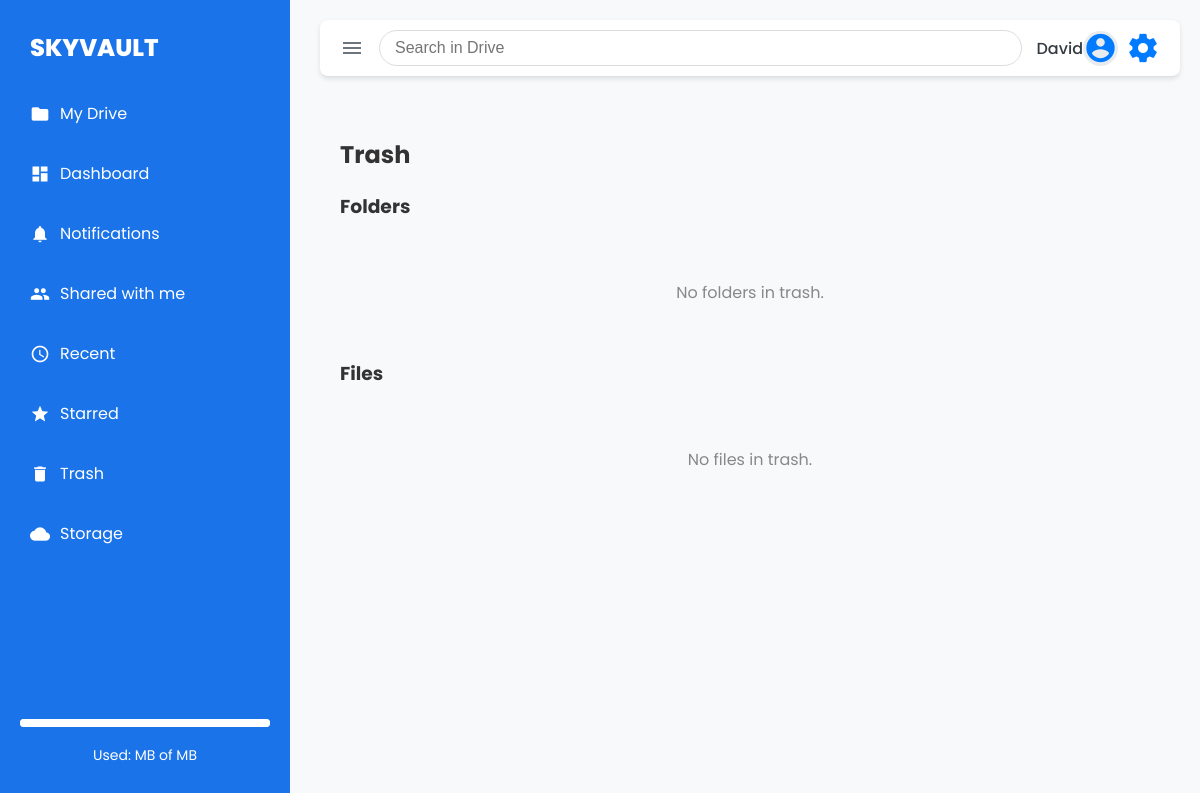
Page /vault/trash/ (signed in) on the earlier database version.
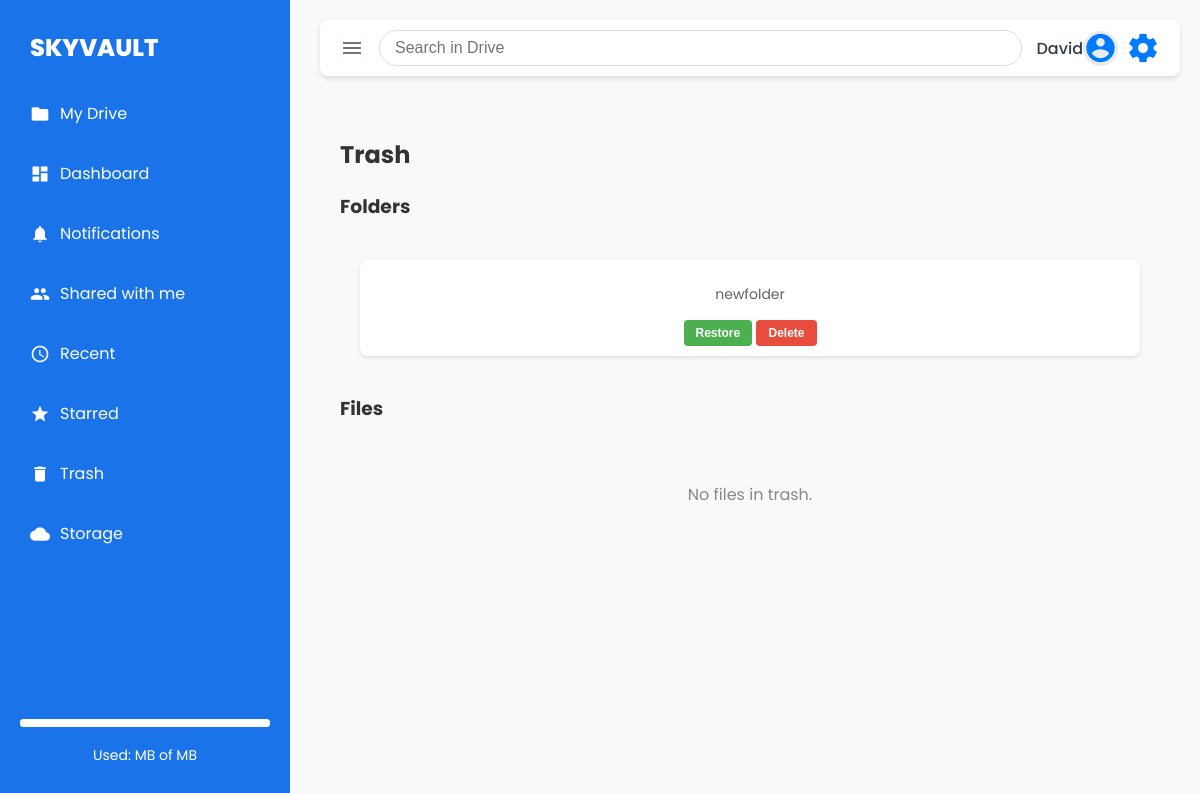
Same page on the later database version.
### vault/models.py (models this page shows, shortened)
class Folder(models.Model):
    user = models.ForeignKey(User, on_delete=models.CASCADE)
    name = models.CharField(max_length=255)
    trashed = models.BooleanField(default=False)
    parent_folder = models.ForeignKey('self', on_delete=models.CASCADE, blank=True, null=True, related_name='subfolders')
    created_at = models.DateTimeField(auto_now_add=True)

### vault/views.py (the view)
# urls.py: path("trash/", views.trash_view, name="trash_view"),
@login_required
def trash_view(request):
    trashed_folders = Folder.objects.filter(user=request.user, trashed=True)
    trashed_files = File.objects.filter(user=request.user, trashed=True)
    return render(request, 'vault/trash.html', {
        'trashed_folders': trashed_folders,
        'trashed_files': trashed_files,
    })

### templates/vault/trash.html (shortened to what this page needs)
{% extends 'base.html' %}
{% block content %}
  <h2>Trash</h2>
  <h3>Folders</h3>
  <div class="drive-container">
      {% if trashed_folders %}
          {% for folder in trashed_folders %}
              <div class="file-item" data-id="{{ folder.id }}" data-type="folder">
                  <p class="file-item-name">{{ folder.name }}</p>
                  <div class="actions">
                      <button class="restore-btn" onclick="handleRestore('{{ folder.id }}', 'folder')">Restore</button>
                      <button class="delete-btn" onclick="handlePermanentDelete('{{ folder.id }}', 'folder')">Delete</button>
                  </div>
              </div>
          {% endfor %}
      {% else %}
          <p class="trash-empty-message">No folders in trash.</p>
      {% endif %}
  </div>
  <h3>Files</h3>
  <div class="drive-container">
      {% if trashed_files %}
          {% for file in trashed_files %}
              <div class="file-item" data-id="{{ file.id }}" data-type="file">
                  <p class="file-item-name">{{ file.name }}</p>
                  <div class="actions">
                      <button class="restore-btn" onclick="handleRestore('{{ file.id }}', 'file')">Restore</button>
                      <button class="delete-btn" onclick="handlePermanentDelete('{{ file.id }}', 'file')">Delete</button>
                  </div>
              </div>
          {% endfor %}
      {% else %}
          <p class="trash-empty-message">No files in trash.</p>
      {% endif %}
  </div>
{% endblock %}

### templates/base.html (shortened to what this page needs)
{% load static %}
<!DOCTYPE html>
<html lang="en">
<head>
    <link rel="stylesheet" href="{% static 'base.css' %}?=v4">
</head>
<body>
    <div class="sidebar" id="sidebar">
        <div class="logo">
            <span class="logo-text">SKYVAULT</span>
        </div>
        <ul>
            <li><a href="{% url 'vault_home' %}"><span class="material-icons">folder</span> My Drive</a></li>
            <li><a href="{% url 'dashboard' %}"><span class="material-icons">dashboard</span> Dashboard</a></li>
            <li><a href="{% url 'notification_list' %}"><span class="material-icons">notifications</span> Notifications</a></li>
            <li><a href="{% url 'shared_view' %}"><span class="material-icons">people</span> Shared with me</a></li>
            <li><a href="{% url 'recent_files' %}"><span class="material-icons">access_time</span> Recent</a></li>
            <li><a href="{% url 'starred_files' %}"><span class="material-icons">star</span> Starred</a></li>
            <li><a href="{% url 'trash_view' %}"><span class="material-icons">delete</span> Trash</a></li>
            <li><a href="{% url 'storage_info' %}"><span class="material-icons">cloud</span> Storage</a></li>
        </ul>
        <div class="storage-info">
            <progress value="{{ used_percentage }}" max="100"></progress>
            <p>Used: {{ total_storage|floatformat:2 }} MB of {{ max_storage }} MB</p>
        </div>
    </div>
    <div class="main-content">
        <div class="top-bar">
            <span class="material-icons hamburger" onclick="toggleSidebar()">menu</span>
            <input type="text" placeholder="Search in Drive" class="search-input">
            <div class="profile">
              <a href="{% url 'profile_view' %}">
                  <span>{{ user.username }}</span>
                  {% if user_profile.profile_picture %}
                      <img src="{{ user_profile.profile_picture.url }}" alt="Profile Picture" class="avatar">
                  {% else %}
                      <span class="material-icons avatar">account_circle</span>
                  {% endif %}
              </a>
              <a href="{% url 'update_profile_view' %}">
                  <span class="material-icons">settings</span>
              </a>
          </div>
        </div>
        <div class="content">
            {% block content %}{% endblock %}
        </div>
    </div>
</body>
</html>

### static/base.css (style rules this page uses)
body { font-family: 'Poppins', sans-serif; color: #333; margin: 0; display: flex; background-color: #F8F9FA; }
.sidebar { width: 250px; background-color: #1a73e8; color: #ffffff; padding: 20px; display: flex; flex-direction: column; position: fixed; top: 0; bottom: 0; transition: width 0.3s; }
.logo { display: flex; align-items: center; justify-content: left; margin: 10px; }
.logo-text { font-size: 24px; font-weight: 800; color: #ffffff; transition: font-size 0.4s; }
.sidebar ul { list-style: none; padding: 0; }
.sidebar ul li { margin-bottom: 15px; }
.sidebar ul li a { color: #ffffff; text-decoration: none; display: flex; align-items: center; font-size: 16px; padding: 10px; border-radius: 8px; transition: background-color 0.2s; }
.sidebar ul li a .material-icons { margin-right: 10px; font-size: 20px; }
.sidebar .storage-info { margin-top: auto; text-align: center; color: #ffffff; }
.sidebar .storage-info p { font-size: 14px; }
.sidebar .storage-info progress { width: 100%; height: 8px; -webkit-appearance: none; appearance: none; background-color: #ffffff; border-radius: 4px; }
.main-content { margin-left: 300px; width: calc(100% - 300px); padding: 10px; transition: margin-left 0.3s, width 0.3s; background-color: #ffffff; }
.top-bar { display: flex; justify-content: space-between; align-items: center; padding: 10px 20px; background-color: #ffffff; border-bottom: 1px solid #e0e0e0; }
.hamburger { display: none; font-size: 28px; cursor: pointer; color: #5f6368; }
.profile { display: flex; align-items: center; gap: 10px; color: #5f6368; }
.avatar { width: 42px; height: 42px; border-radius: 50%; background-color: #d1d3d4; }
.search-input { border: 1px solid #d1d3d4; border-radius: 20px; padding: 10px; width: 50%; font-size: 14px; }
.content { background-color: #f8f9fa; padding: 20px; border-radius: 8px; }
.drive-container { display: flex; flex-direction: column; padding: 20px; }
.file-item { display: flex; flex-direction: column; align-items: center; background-color: #ffffff; padding: 10px; border-radius: 8px; box-shadow: 0 2px 4px rgba(0, 0, 0, 0.1); transition: background-color 0.3s; cursor: pointer; }
.file-item p { font-size: 14px; color: #5f6368; white-space: nowrap; overflow: hidden; text-overflow: ellipsis; max-width: 100px; }
.actions button { padding: 6px 12px; font-size: 12px; font-weight: bold; border-radius: 4px; border: none; cursor: pointer; transition: background-color 0.3s; }
.actions .restore-btn { background-color: #4caf50; color: white; }
.actions .delete-btn { background-color: #e74c3c; color: white; }
.trash-empty-message { font-size: 16px; color: #888; text-align: center; margin-top: 20px; }
.main-content { display: flex; flex-direction: column; padding: 20px; background-color: #f8f9fa; }
.top-bar { display: flex; align-items: center; justify-content: space-between; padding: 10px 20px; background-color: #ffffff; box-shadow: 0 2px 5px rgba(0, 0, 0, 0.1); border-radius: 8px; margin-bottom: 20px; }
.hamburger { font-size: 24px; cursor: pointer; color: #6c757d; }
.search-input { flex: 1; padding: 8px 15px; margin: 0 15px; border: 1px solid #ddd; border-radius: 20px; outline: none; font-size: 16px; }
.profile { display: flex; align-items: center; gap: 8px; }
.profile a { text-decoration: none; font-size: 16px; color: #343a40; font-weight: 500; display: flex; align-items: center; }
.avatar { width: 35px; height: 35px; border-radius: 50%; object-fit: cover; display: flex; align-items: center; justify-content: center; background-color: #e9ecef; }
.profile .material-icons { font-size: 34px; color: #007bff; display: flex; align-items: center; justify-content: center; cursor: pointer; transition: color 0.3s ease; }
.profile .material-icons, .avatar { display: flex; align-items: center; justify-content: center; }

Differences in the rows shown:
added Folder: name "newfolder"
Other differences:
text no longer shown: "No folders in trash."
